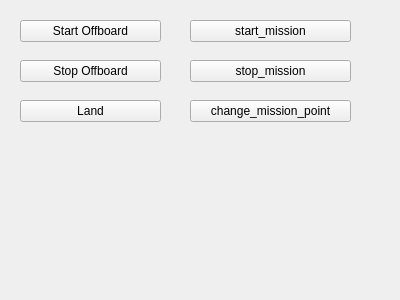
<?xml version="1.0" encoding="UTF-8"?>
<ui version="4.0">
 <class>get_data_set_rc</class>
 <widget class="QWidget" name="get_data_set_rc">
  <property name="geometry">
   <rect>
    <x>0</x>
    <y>0</y>
    <width>400</width>
    <height>300</height>
   </rect>
  </property>
  <property name="windowTitle">
   <string>Form</string>
  </property>
  <widget class="QPushButton" name="start_offboard">
   <property name="geometry">
    <rect>
     <x>20</x>
     <y>20</y>
     <width>141</width>
     <height>22</height>
    </rect>
   </property>
   <property name="text">
    <string>Start Offboard</string>
   </property>
  </widget>
  <widget class="QPushButton" name="stop_offboard">
   <property name="geometry">
    <rect>
     <x>20</x>
     <y>60</y>
     <width>141</width>
     <height>22</height>
    </rect>
   </property>
   <property name="text">
    <string>Stop Offboard</string>
   </property>
  </widget>
  <widget class="QPushButton" name="land">
   <property name="geometry">
    <rect>
     <x>20</x>
     <y>100</y>
     <width>141</width>
     <height>22</height>
    </rect>
   </property>
   <property name="text">
    <string>Land</string>
   </property>
  </widget>
  <widget class="QPushButton" name="start_mission">
   <property name="geometry">
    <rect>
     <x>190</x>
     <y>20</y>
     <width>161</width>
     <height>22</height>
    </rect>
   </property>
   <property name="text">
    <string>start_mission</string>
   </property>
  </widget>
  <widget class="QPushButton" name="change_mission_point">
   <property name="geometry">
    <rect>
     <x>190</x>
     <y>100</y>
     <width>161</width>
     <height>22</height>
    </rect>
   </property>
   <property name="text">
    <string>change_mission_point</string>
   </property>
  </widget>
  <widget class="QPushButton" name="stop_mission">
   <property name="geometry">
    <rect>
     <x>190</x>
     <y>60</y>
     <width>161</width>
     <height>22</height>
    </rect>
   </property>
   <property name="text">
    <string>stop_mission</string>
   </property>
  </widget>
 </widget>
 <resources/>
 <connections/>
</ui>
